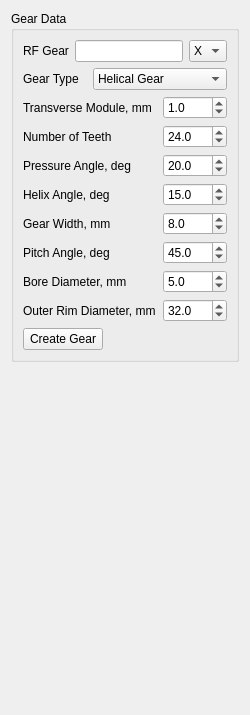
       <widget class="QWidget" name="pageGear">
        <layout class="QVBoxLayout" name="verticalLayout_32">
         <item>
          <widget class="QGroupBox" name="grbGear">
           <property name="title">
            <string>Gear Data</string>
           </property>
           <layout class="QVBoxLayout" name="verticalLayout_31">
            <item>
             <layout class="QGridLayout" name="gridLayout_51">
              <item row="0" column="0">
               <widget class="QLabel" name="label_88">
                <property name="text">
                 <string>RF Gear</string>
                </property>
               </widget>
              </item>
              <item row="0" column="1">
               <widget class="QLineEdit" name="Edit_RFGear">
                <property name="toolTip">
                 <string>&lt;html&gt;&lt;head/&gt;&lt;body&gt;&lt;p&gt;Reference Frame defining the Global Gear position&lt;/p&gt;&lt;/body&gt;&lt;/html&gt;</string>
                </property>
                <property name="readOnly">
                 <bool>true</bool>
                </property>
               </widget>
              </item>
              <item row="0" column="2">
               <widget class="QComboBox" name="cmbRF_GearXYZ">
                <property name="toolTip">
                 <string>&lt;html&gt;&lt;head/&gt;&lt;body&gt;&lt;p&gt;Select the Reference Frame axis, which defines the Gear axis of rotation. &lt;/p&gt;&lt;/body&gt;&lt;/html&gt;</string>
                </property>
                <property name="currentText">
                 <string>X</string>
                </property>
                <property name="currentIndex">
                 <number>0</number>
                </property>
                <item>
                 <property name="text">
                  <string>X</string>
                 </property>
                </item>
                <item>
                 <property name="text">
                  <string>Y</string>
                 </property>
                </item>
                <item>
                 <property name="text">
                  <string>Z</string>
                 </property>
                </item>
               </widget>
              </item>
             </layout>
            </item>
            <item>
             <layout class="QGridLayout" name="gridLayout_50">
              <item row="0" column="0">
               <widget class="QLabel" name="label_97">
                <property name="text">
                 <string>Gear Type</string>
                </property>
               </widget>
              </item>
              <item row="0" column="1" colspan="2">
               <widget class="QComboBox" name="cmbGearType">
                <property name="toolTip">
                 <string>Select the Gear Type</string>
                </property>
                <item>
                 <property name="text">
                  <string>Helical Gear</string>
                 </property>
                </item>
                <item>
                 <property name="text">
                  <string>Inner Gear</string>
                 </property>
                </item>
                <item>
                 <property name="text">
                  <string>Bevel Gear</string>
                 </property>
                </item>
               </widget>
              </item>
              <item row="1" column="0" colspan="2">
               <widget class="QLabel" name="label_89">
                <property name="text">
                 <string>Transverse Module, mm</string>
                </property>
               </widget>
              </item>
              <item row="1" column="2">
               <widget class="QDoubleSpinBox" name="dsbModule">
                <property name="toolTip">
                 <string>&lt;html&gt;&lt;head/&gt;&lt;body&gt;&lt;p&gt;Gear Transverse Module (m_t) calculated in the plane of rotation&lt;/p&gt;&lt;/body&gt;&lt;/html&gt;</string>
                </property>
                <property name="decimals">
                 <number>1</number>
                </property>
                <property name="minimum">
                 <double>0.100000000000000</double>
                </property>
                <property name="maximum">
                 <double>49.000000000000000</double>
                </property>
                <property name="singleStep">
                 <double>0.250000000000000</double>
                </property>
                <property name="value">
                 <double>1.000000000000000</double>
                </property>
               </widget>
              </item>
              <item row="2" column="0" colspan="2">
               <widget class="QLabel" name="label_90">
                <property name="text">
                 <string>Number of Teeth</string>
                </property>
               </widget>
              </item>
              <item row="2" column="2">
               <widget class="QDoubleSpinBox" name="dsbNTeeth">
                <property name="toolTip">
                 <string>&lt;html&gt;&lt;head/&gt;&lt;body&gt;&lt;p&gt;Define the Gear number of Teeth (z)&lt;/p&gt;&lt;/body&gt;&lt;/html&gt;</string>
                </property>
                <property name="decimals">
                 <number>1</number>
                </property>
                <property name="minimum">
                 <double>8.000000000000000</double>
                </property>
                <property name="maximum">
                 <double>500.000000000000000</double>
                </property>
                <property name="singleStep">
                 <double>1.000000000000000</double>
                </property>
                <property name="value">
                 <double>24.000000000000000</double>
                </property>
               </widget>
              </item>
              <item row="3" column="0" colspan="2">
               <widget class="QLabel" name="label_91">
                <property name="text">
                 <string>Pressure Angle, deg</string>
                </property>
               </widget>
              </item>
              <item row="3" column="2">
               <widget class="QDoubleSpinBox" name="dsbPressureAngle">
                <property name="toolTip">
                 <string>&lt;html&gt;&lt;head/&gt;&lt;body&gt;&lt;p&gt;Define the Gear Pressure Angle (alpha)&lt;/p&gt;&lt;/body&gt;&lt;/html&gt;</string>
                </property>
                <property name="decimals">
                 <number>1</number>
                </property>
                <property name="minimum">
                 <double>10.000000000000000</double>
                </property>
                <property name="maximum">
                 <double>32.000000000000000</double>
                </property>
                <property name="singleStep">
                 <double>0.500000000000000</double>
                </property>
                <property name="value">
                 <double>20.000000000000000</double>
                </property>
               </widget>
              </item>
              <item row="4" column="0" colspan="2">
               <widget class="QLabel" name="lblHelixAngle">
                <property name="text">
                 <string>Helix Angle, deg</string>
                </property>
               </widget>
              </item>
              <item row="4" column="2">
               <widget class="QDoubleSpinBox" name="dsbHelixAngle">
                <property name="toolTip">
                 <string>&lt;html&gt;&lt;head/&gt;&lt;body&gt;&lt;p&gt;Define the Gear Helix Angle (beta)&lt;/p&gt;&lt;/body&gt;&lt;/html&gt;</string>
                </property>
                <property name="decimals">
                 <number>1</number>
                </property>
                <property name="minimum">
                 <double>0.000000000000000</double>
                </property>
                <property name="maximum">
                 <double>45.000000000000000</double>
                </property>
                <property name="singleStep">
                 <double>0.500000000000000</double>
                </property>
                <property name="value">
                 <double>15.000000000000000</double>
                </property>
               </widget>
              </item>
              <item row="5" column="0" colspan="2">
               <widget class="QLabel" name="label_93">
                <property name="text">
                 <string>Gear Width, mm</string>
                </property>
               </widget>
              </item>
              <item row="5" column="2">
               <widget class="QDoubleSpinBox" name="dsbGearWidth">
                <property name="toolTip">
                 <string>&lt;html&gt;&lt;head/&gt;&lt;body&gt;&lt;p&gt;Define the Gear face width, which is the axial length of the gear teeth&lt;/p&gt;&lt;/body&gt;&lt;/html&gt;</string>
                </property>
                <property name="decimals">
                 <number>1</number>
                </property>
                <property name="minimum">
                 <double>1.000000000000000</double>
                </property>
                <property name="maximum">
                 <double>500.000000000000000</double>
                </property>
                <property name="singleStep">
                 <double>1.000000000000000</double>
                </property>
                <property name="value">
                 <double>8.000000000000000</double>
                </property>
               </widget>
              </item>
              <item row="6" column="0" colspan="2">
               <widget class="QLabel" name="lblPitchAngle">
                <property name="text">
                 <string>Pitch Angle, deg</string>
                </property>
               </widget>
              </item>
              <item row="6" column="2">
               <widget class="QDoubleSpinBox" name="dsbPitchAngle">
                <property name="toolTip">
                 <string>&lt;html&gt;&lt;head/&gt;&lt;body&gt;&lt;p&gt;Pitch Angle (gamma) defines the orientation of the Gear's pitch surface relative to its axis&lt;/p&gt;&lt;/body&gt;&lt;/html&gt;</string>
                </property>
                <property name="decimals">
                 <number>1</number>
                </property>
                <property name="minimum">
                 <double>1.000000000000000</double>
                </property>
                <property name="maximum">
                 <double>90.000000000000000</double>
                </property>
                <property name="singleStep">
                 <double>1.000000000000000</double>
                </property>
                <property name="value">
                 <double>45.000000000000000</double>
                </property>
               </widget>
              </item>
              <item row="7" column="0" colspan="2">
               <widget class="QLabel" name="lblBoreDia">
                <property name="text">
                 <string>Bore Diameter, mm</string>
                </property>
               </widget>
              </item>
              <item row="7" column="2">
               <widget class="QDoubleSpinBox" name="dsbBoreDia">
                <property name="toolTip">
                 <string>&lt;html&gt;&lt;head/&gt;&lt;body&gt;&lt;p&gt;Define the Inner hole diameter of the Gear&lt;/p&gt;&lt;/body&gt;&lt;/html&gt;</string>
                </property>
                <property name="decimals">
                 <number>1</number>
                </property>
                <property name="minimum">
                 <double>0.000000000000000</double>
                </property>
                <property name="maximum">
                 <double>500.000000000000000</double>
                </property>
                <property name="singleStep">
                 <double>1.000000000000000</double>
                </property>
                <property name="value">
                 <double>5.000000000000000</double>
                </property>
               </widget>
              </item>
              <item row="8" column="0" colspan="2">
               <widget class="QLabel" name="lblRimDia">
                <property name="text">
                 <string>Outer Rim Diameter, mm</string>
                </property>
               </widget>
              </item>
              <item row="8" column="2">
               <widget class="QDoubleSpinBox" name="dsbRimDia">
                <property name="toolTip">
                 <string>&lt;html&gt;&lt;head/&gt;&lt;body&gt;&lt;p&gt;Define the Outer Gear Rim diameter&lt;/p&gt;&lt;/body&gt;&lt;/html&gt;</string>
                </property>
                <property name="decimals">
                 <number>1</number>
                </property>
                <property name="minimum">
                 <double>10.000000000000000</double>
                </property>
                <property name="maximum">
                 <double>500.000000000000000</double>
                </property>
                <property name="singleStep">
                 <double>1.000000000000000</double>
                </property>
                <property name="value">
                 <double>32.000000000000000</double>
                </property>
               </widget>
              </item>
             </layout>
            </item>
            <item>
             <layout class="QGridLayout" name="gridLayout_52">
              <item row="0" column="0">
               <widget class="QPushButton" name="btnCreateGear">
                <property name="toolTip">
                 <string>&lt;html&gt;&lt;head/&gt;&lt;body&gt;&lt;p&gt;Create new Gear (as a rigid Body).&lt;/p&gt;&lt;p&gt;Consider following information for the Gear creation:&lt;/p&gt;&lt;p&gt;1) The Gears generated by the program have the rough teeth geometry for the visual purpose only.&lt;/p&gt;&lt;p&gt;2) Once the Gear is generated, it is stored as a normal rigid Body and does not have the Gear macro-geometry properties (module, number of teeth, α, β-angles, etc) visible to the Solver. Therefore, these properties must be defined on the Gear Pair Constraint interface.&lt;/p&gt;&lt;p&gt;3) Recommendation: Do not consider the Gear CoG as the Reference Frame for the Gear Joint definition, because the Gear CoG is calculated based on the Gear 3D mesh and can have the spatial position mismatch related to the theoretical Gear axis position, which can cause the inaccurate solver processing or errors. &lt;/p&gt;&lt;/body&gt;&lt;/html&gt;</string>
                </property>
                <property name="text">
                 <string>Create Gear</string>
                </property>
               </widget>
              </item>
              <item row="0" column="1">
               <spacer name="horizontalSpacer_18">
                <property name="orientation">
                 <enum>Qt::Orientation::Horizontal</enum>
                </property>
                <property name="sizeHint" stdset="0">
                 <size>
                  <width>40</width>
                  <height>20</height>
                 </size>
                </property>
               </spacer>
              </item>
             </layout>
            </item>
           </layout>
          </widget>
         </item>
         <item>
          <spacer name="verticalSpacer_8">
           <property name="orientation">
            <enum>Qt::Orientation::Vertical</enum>
           </property>
           <property name="sizeHint" stdset="0">
            <size>
             <width>20</width>
             <height>342</height>
            </size>
           </property>
          </spacer>
         </item>
        </layout>
       </widget>
